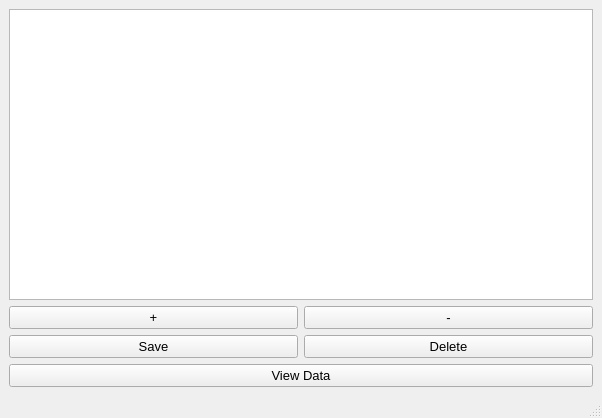
<?xml version="1.0" encoding="UTF-8"?>
<ui version="4.0">
 <class>MainWindow</class>
 <widget class="QMainWindow" name="MainWindow">
  <property name="geometry">
   <rect>
    <x>0</x>
    <y>0</y>
    <width>602</width>
    <height>418</height>
   </rect>
  </property>
  <property name="windowTitle">
   <string>MainWindow</string>
  </property>
  <widget class="QWidget" name="centralwidget">
   <layout class="QGridLayout" name="gridLayout">
    <item row="1" column="0">
     <layout class="QHBoxLayout" name="horizontalLayout">
      <item>
       <widget class="QPushButton" name="pushButton_add">
        <property name="font">
         <font>
          <pointsize>10</pointsize>
         </font>
        </property>
        <property name="text">
         <string>+</string>
        </property>
       </widget>
      </item>
      <item>
       <widget class="QPushButton" name="pushButton_subtract">
        <property name="font">
         <font>
          <pointsize>10</pointsize>
         </font>
        </property>
        <property name="text">
         <string>-</string>
        </property>
       </widget>
      </item>
     </layout>
    </item>
    <item row="0" column="0">
     <widget class="QTableView" name="tableView"/>
    </item>
    <item row="3" column="0">
     <widget class="QPushButton" name="pushButton_viewData">
      <property name="font">
       <font>
        <pointsize>10</pointsize>
       </font>
      </property>
      <property name="text">
       <string>View Data</string>
      </property>
     </widget>
    </item>
    <item row="2" column="0">
     <layout class="QHBoxLayout" name="horizontalLayout_2">
      <item>
       <widget class="QPushButton" name="pushButton_Save">
        <property name="font">
         <font>
          <pointsize>10</pointsize>
         </font>
        </property>
        <property name="text">
         <string>Save</string>
        </property>
       </widget>
      </item>
      <item>
       <widget class="QPushButton" name="pushButton_delete">
        <property name="font">
         <font>
          <pointsize>10</pointsize>
         </font>
        </property>
        <property name="text">
         <string>Delete</string>
        </property>
       </widget>
      </item>
     </layout>
    </item>
   </layout>
  </widget>
  <widget class="QMenuBar" name="menubar">
   <property name="geometry">
    <rect>
     <x>0</x>
     <y>0</y>
     <width>602</width>
     <height>26</height>
    </rect>
   </property>
  </widget>
  <widget class="QStatusBar" name="statusbar"/>
 </widget>
 <resources/>
 <connections/>
</ui>
